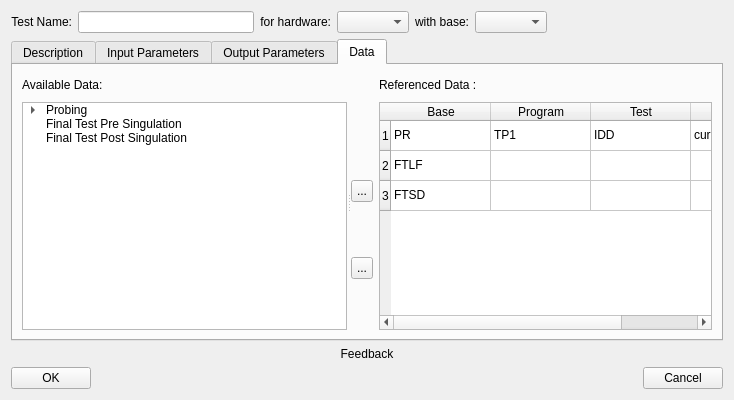
<?xml version="1.0" encoding="UTF-8"?>
<ui version="4.0">
 <class>NewTestWizard</class>
 <widget class="QDialog" name="NewTestWizard">
  <property name="geometry">
   <rect>
    <x>0</x>
    <y>0</y>
    <width>734</width>
    <height>400</height>
   </rect>
  </property>
  <property name="sizePolicy">
   <sizepolicy hsizetype="Fixed" vsizetype="Preferred">
    <horstretch>0</horstretch>
    <verstretch>0</verstretch>
   </sizepolicy>
  </property>
  <property name="minimumSize">
   <size>
    <width>734</width>
    <height>400</height>
   </size>
  </property>
  <property name="maximumSize">
   <size>
    <width>734</width>
    <height>16777215</height>
   </size>
  </property>
  <property name="windowTitle">
   <string>Dialog</string>
  </property>
  <layout class="QGridLayout" name="gridLayout_4">
   <item row="0" column="0">
    <layout class="QVBoxLayout" name="verticalLayout_2">
     <item>
      <layout class="QHBoxLayout" name="horizontalLayout">
       <item>
        <widget class="QLabel" name="label_3">
         <property name="text">
          <string>Test Name:</string>
         </property>
         <property name="alignment">
          <set>Qt::AlignRight|Qt::AlignTrailing|Qt::AlignVCenter</set>
         </property>
        </widget>
       </item>
       <item>
        <widget class="QLineEdit" name="TestName"/>
       </item>
       <item>
        <widget class="QLabel" name="label_6">
         <property name="text">
          <string>for hardware:</string>
         </property>
         <property name="alignment">
          <set>Qt::AlignRight|Qt::AlignTrailing|Qt::AlignVCenter</set>
         </property>
        </widget>
       </item>
       <item>
        <widget class="QComboBox" name="ForHardwareSetup"/>
       </item>
       <item>
        <widget class="QLabel" name="label_7">
         <property name="text">
          <string>with base:</string>
         </property>
         <property name="alignment">
          <set>Qt::AlignRight|Qt::AlignTrailing|Qt::AlignVCenter</set>
         </property>
        </widget>
       </item>
       <item>
        <widget class="QComboBox" name="WithBase"/>
       </item>
       <item>
        <spacer name="horizontalSpacer_2">
         <property name="orientation">
          <enum>Qt::Horizontal</enum>
         </property>
         <property name="sizeHint" stdset="0">
          <size>
           <width>40</width>
           <height>20</height>
          </size>
         </property>
        </spacer>
       </item>
      </layout>
     </item>
     <item>
      <widget class="QTabWidget" name="testTabs">
       <property name="currentIndex">
        <number>3</number>
       </property>
       <widget class="QWidget" name="descriptionTab">
        <attribute name="title">
         <string>Description</string>
        </attribute>
        <layout class="QGridLayout" name="gridLayout">
         <item row="0" column="0">
          <widget class="QTextEdit" name="description">
           <property name="font">
            <font>
             <family>Courier</family>
            </font>
           </property>
           <property name="html">
            <string>&lt;!DOCTYPE HTML PUBLIC &quot;-//W3C//DTD HTML 4.0//EN&quot; &quot;http://www.w3.org/TR/REC-html40/strict.dtd&quot;&gt;
&lt;html&gt;&lt;head&gt;&lt;meta name=&quot;qrichtext&quot; content=&quot;1&quot; /&gt;&lt;style type=&quot;text/css&quot;&gt;
p, li { white-space: pre-wrap; }
&lt;/style&gt;&lt;/head&gt;&lt;body style=&quot; font-family:'Courier'; font-size:8.25pt; font-weight:400; font-style:normal;&quot;&gt;
&lt;p style=&quot; margin-top:0px; margin-bottom:0px; margin-left:0px; margin-right:0px; -qt-block-indent:0; text-indent:0px;&quot;&gt;12345678901234567890123456789012345678901234567890123456789012345678901234567890&lt;/p&gt;
&lt;p style=&quot; margin-top:0px; margin-bottom:0px; margin-left:0px; margin-right:0px; -qt-block-indent:0; text-indent:0px;&quot;&gt;2        |         |         |         |         |         |         |         |&lt;/p&gt;
&lt;p style=&quot; margin-top:0px; margin-bottom:0px; margin-left:0px; margin-right:0px; -qt-block-indent:0; text-indent:0px;&quot;&gt;3&lt;/p&gt;
&lt;p style=&quot; margin-top:0px; margin-bottom:0px; margin-left:0px; margin-right:0px; -qt-block-indent:0; text-indent:0px;&quot;&gt;4&lt;/p&gt;
&lt;p style=&quot; margin-top:0px; margin-bottom:0px; margin-left:0px; margin-right:0px; -qt-block-indent:0; text-indent:0px;&quot;&gt;5&lt;/p&gt;
&lt;p style=&quot; margin-top:0px; margin-bottom:0px; margin-left:0px; margin-right:0px; -qt-block-indent:0; text-indent:0px;&quot;&gt;6&lt;/p&gt;
&lt;p style=&quot; margin-top:0px; margin-bottom:0px; margin-left:0px; margin-right:0px; -qt-block-indent:0; text-indent:0px;&quot;&gt;7&lt;/p&gt;
&lt;p style=&quot; margin-top:0px; margin-bottom:0px; margin-left:0px; margin-right:0px; -qt-block-indent:0; text-indent:0px;&quot;&gt;8&lt;/p&gt;
&lt;p style=&quot; margin-top:0px; margin-bottom:0px; margin-left:0px; margin-right:0px; -qt-block-indent:0; text-indent:0px;&quot;&gt;9&lt;/p&gt;
&lt;p style=&quot; margin-top:0px; margin-bottom:0px; margin-left:0px; margin-right:0px; -qt-block-indent:0; text-indent:0px;&quot;&gt;10&lt;/p&gt;
&lt;p style=&quot; margin-top:0px; margin-bottom:0px; margin-left:0px; margin-right:0px; -qt-block-indent:0; text-indent:0px;&quot;&gt;11&lt;/p&gt;
&lt;p style=&quot; margin-top:0px; margin-bottom:0px; margin-left:0px; margin-right:0px; -qt-block-indent:0; text-indent:0px;&quot;&gt;12&lt;/p&gt;
&lt;p style=&quot; margin-top:0px; margin-bottom:0px; margin-left:0px; margin-right:0px; -qt-block-indent:0; text-indent:0px;&quot;&gt;13&lt;/p&gt;
&lt;p style=&quot; margin-top:0px; margin-bottom:0px; margin-left:0px; margin-right:0px; -qt-block-indent:0; text-indent:0px;&quot;&gt;14&lt;/p&gt;
&lt;p style=&quot; margin-top:0px; margin-bottom:0px; margin-left:0px; margin-right:0px; -qt-block-indent:0; text-indent:0px;&quot;&gt;15&lt;/p&gt;&lt;/body&gt;&lt;/html&gt;</string>
           </property>
          </widget>
         </item>
        </layout>
       </widget>
       <widget class="QWidget" name="inputParametersTab">
        <attribute name="title">
         <string>Input Parameters</string>
        </attribute>
        <layout class="QGridLayout" name="gridLayout_2">
         <item row="0" column="0">
          <layout class="QHBoxLayout" name="horizontalLayout_4">
           <item>
            <widget class="QTableWidget" name="inputParameterTable">
             <row>
              <property name="text">
               <string>1</string>
              </property>
             </row>
             <row>
              <property name="text">
               <string>2</string>
              </property>
             </row>
             <row>
              <property name="text">
               <string>3</string>
              </property>
             </row>
             <column>
              <property name="text">
               <string>Name</string>
              </property>
              <property name="toolTip">
               <string>Give the input parameter a name</string>
              </property>
             </column>
             <column>
              <property name="text">
               <string>Min</string>
              </property>
              <property name="toolTip">
               <string>Minimum value for the parameter</string>
              </property>
              <property name="textAlignment">
               <set>AlignTrailing|AlignVCenter</set>
              </property>
             </column>
             <column>
              <property name="text">
               <string>Default</string>
              </property>
              <property name="toolTip">
               <string>Default value for the parameter</string>
              </property>
              <property name="textAlignment">
               <set>AlignCenter</set>
              </property>
             </column>
             <column>
              <property name="text">
               <string>Max</string>
              </property>
              <property name="toolTip">
               <string>Maximum value for the parameter</string>
              </property>
             </column>
             <column>
              <property name="text">
               <string>10˟</string>
              </property>
              <property name="toolTip">
               <string>Multiplier for Min, Default, Max (and later the Value)</string>
              </property>
              <property name="textAlignment">
               <set>AlignTrailing|AlignVCenter</set>
              </property>
             </column>
             <column>
              <property name="text">
               <string>Unit</string>
              </property>
              <property name="toolTip">
               <string>Unit of the parameter</string>
              </property>
              <property name="textAlignment">
               <set>AlignLeading|AlignVCenter</set>
              </property>
             </column>
             <item row="0" column="0">
              <property name="text">
               <string>Temperature</string>
              </property>
              <property name="font">
               <font>
                <weight>75</weight>
                <bold>true</bold>
               </font>
              </property>
              <property name="flags">
               <set>NoItemFlags</set>
              </property>
             </item>
             <item row="0" column="1">
              <property name="text">
               <string>-40</string>
              </property>
              <property name="textAlignment">
               <set>AlignTrailing|AlignVCenter</set>
              </property>
              <property name="flags">
               <set>ItemIsSelectable|ItemIsEditable|ItemIsEnabled</set>
              </property>
             </item>
             <item row="0" column="2">
              <property name="text">
               <string>25</string>
              </property>
              <property name="textAlignment">
               <set>AlignCenter</set>
              </property>
              <property name="flags">
               <set>ItemIsSelectable|ItemIsEditable|ItemIsEnabled</set>
              </property>
             </item>
             <item row="0" column="3">
              <property name="text">
               <string>+170</string>
              </property>
              <property name="flags">
               <set>ItemIsSelectable|ItemIsEditable|ItemIsEnabled</set>
              </property>
             </item>
             <item row="0" column="4">
              <property name="text">
               <string/>
              </property>
              <property name="textAlignment">
               <set>AlignTrailing|AlignVCenter</set>
              </property>
              <property name="flags">
               <set>NoItemFlags</set>
              </property>
             </item>
             <item row="0" column="5">
              <property name="text">
               <string>°C</string>
              </property>
              <property name="font">
               <font>
                <weight>75</weight>
                <bold>true</bold>
               </font>
              </property>
              <property name="flags">
               <set>NoItemFlags</set>
              </property>
             </item>
             <item row="1" column="0">
              <property name="text">
               <string>a</string>
              </property>
              <property name="flags">
               <set>ItemIsSelectable|ItemIsEditable|ItemIsEnabled</set>
              </property>
             </item>
             <item row="1" column="1">
              <property name="text">
               <string>0.1</string>
              </property>
              <property name="textAlignment">
               <set>AlignTrailing|AlignVCenter</set>
              </property>
              <property name="flags">
               <set>ItemIsSelectable|ItemIsEditable|ItemIsEnabled</set>
              </property>
             </item>
             <item row="1" column="2">
              <property name="text">
               <string>1</string>
              </property>
              <property name="textAlignment">
               <set>AlignCenter</set>
              </property>
              <property name="flags">
               <set>ItemIsSelectable|ItemIsEditable|ItemIsEnabled</set>
              </property>
             </item>
             <item row="1" column="3">
              <property name="text">
               <string>2.5</string>
              </property>
              <property name="flags">
               <set>ItemIsSelectable|ItemIsEditable|ItemIsEnabled</set>
              </property>
             </item>
             <item row="1" column="4">
              <property name="text">
               <string>m</string>
              </property>
              <property name="textAlignment">
               <set>AlignTrailing|AlignVCenter</set>
              </property>
              <property name="flags">
               <set>ItemIsSelectable|ItemIsEditable|ItemIsEnabled</set>
              </property>
             </item>
             <item row="1" column="5">
              <property name="text">
               <string>A</string>
              </property>
              <property name="flags">
               <set>ItemIsSelectable|ItemIsEditable|ItemIsEnabled</set>
              </property>
             </item>
             <item row="2" column="0">
              <property name="text">
               <string>b</string>
              </property>
              <property name="flags">
               <set>ItemIsSelectable|ItemIsEditable|ItemIsEnabled</set>
              </property>
             </item>
             <item row="2" column="1">
              <property name="text">
               <string>123.456</string>
              </property>
              <property name="textAlignment">
               <set>AlignTrailing|AlignVCenter</set>
              </property>
              <property name="flags">
               <set>ItemIsSelectable|ItemIsEditable|ItemIsEnabled</set>
              </property>
             </item>
             <item row="2" column="2">
              <property name="text">
               <string>123.456</string>
              </property>
              <property name="textAlignment">
               <set>AlignCenter</set>
              </property>
              <property name="flags">
               <set>ItemIsSelectable|ItemIsEditable|ItemIsEnabled</set>
              </property>
             </item>
             <item row="2" column="3">
              <property name="text">
               <string>123.456</string>
              </property>
              <property name="flags">
               <set>ItemIsSelectable|ItemIsEditable|ItemIsEnabled</set>
              </property>
             </item>
             <item row="2" column="4">
              <property name="text">
               <string>μ</string>
              </property>
              <property name="textAlignment">
               <set>AlignTrailing|AlignVCenter</set>
              </property>
              <property name="flags">
               <set>ItemIsSelectable|ItemIsEditable|ItemIsEnabled</set>
              </property>
             </item>
             <item row="2" column="5">
              <property name="text">
               <string>V</string>
              </property>
              <property name="flags">
               <set>ItemIsSelectable|ItemIsEditable|ItemIsEnabled</set>
              </property>
             </item>
            </widget>
           </item>
           <item>
            <layout class="QVBoxLayout" name="verticalLayout_3">
             <item>
              <widget class="QPushButton" name="inputParameterMoveUp">
               <property name="sizePolicy">
                <sizepolicy hsizetype="Fixed" vsizetype="Fixed">
                 <horstretch>0</horstretch>
                 <verstretch>0</verstretch>
                </sizepolicy>
               </property>
               <property name="minimumSize">
                <size>
                 <width>24</width>
                 <height>24</height>
                </size>
               </property>
               <property name="maximumSize">
                <size>
                 <width>24</width>
                 <height>24</height>
                </size>
               </property>
               <property name="toolTip">
                <string>move parameter up</string>
               </property>
               <property name="text">
                <string/>
               </property>
               <property name="iconSize">
                <size>
                 <width>24</width>
                 <height>24</height>
                </size>
               </property>
              </widget>
             </item>
             <item>
              <widget class="QPushButton" name="inputParameterAdd">
               <property name="sizePolicy">
                <sizepolicy hsizetype="Fixed" vsizetype="Fixed">
                 <horstretch>0</horstretch>
                 <verstretch>0</verstretch>
                </sizepolicy>
               </property>
               <property name="minimumSize">
                <size>
                 <width>24</width>
                 <height>24</height>
                </size>
               </property>
               <property name="maximumSize">
                <size>
                 <width>24</width>
                 <height>24</height>
                </size>
               </property>
               <property name="toolTip">
                <string>add parameter</string>
               </property>
               <property name="text">
                <string/>
               </property>
               <property name="iconSize">
                <size>
                 <width>24</width>
                 <height>24</height>
                </size>
               </property>
              </widget>
             </item>
             <item>
              <widget class="QPushButton" name="inputParameterDelete">
               <property name="sizePolicy">
                <sizepolicy hsizetype="Fixed" vsizetype="Fixed">
                 <horstretch>0</horstretch>
                 <verstretch>0</verstretch>
                </sizepolicy>
               </property>
               <property name="minimumSize">
                <size>
                 <width>24</width>
                 <height>24</height>
                </size>
               </property>
               <property name="maximumSize">
                <size>
                 <width>24</width>
                 <height>24</height>
                </size>
               </property>
               <property name="toolTip">
                <string>remove parameter</string>
               </property>
               <property name="text">
                <string/>
               </property>
               <property name="iconSize">
                <size>
                 <width>24</width>
                 <height>24</height>
                </size>
               </property>
              </widget>
             </item>
             <item>
              <widget class="QPushButton" name="inputParameterMoveDown">
               <property name="sizePolicy">
                <sizepolicy hsizetype="Fixed" vsizetype="Fixed">
                 <horstretch>0</horstretch>
                 <verstretch>0</verstretch>
                </sizepolicy>
               </property>
               <property name="minimumSize">
                <size>
                 <width>24</width>
                 <height>24</height>
                </size>
               </property>
               <property name="maximumSize">
                <size>
                 <width>24</width>
                 <height>24</height>
                </size>
               </property>
               <property name="toolTip">
                <string>move parameter down</string>
               </property>
               <property name="text">
                <string/>
               </property>
               <property name="iconSize">
                <size>
                 <width>24</width>
                 <height>24</height>
                </size>
               </property>
              </widget>
             </item>
            </layout>
           </item>
          </layout>
         </item>
        </layout>
       </widget>
       <widget class="QWidget" name="outputParametersTab">
        <attribute name="title">
         <string>Output Parameters</string>
        </attribute>
        <layout class="QGridLayout" name="gridLayout_3">
         <item row="0" column="0">
          <layout class="QHBoxLayout" name="horizontalLayout_2">
           <item>
            <widget class="QTableWidget" name="outputParameterTable">
             <attribute name="horizontalHeaderDefaultSectionSize">
              <number>50</number>
             </attribute>
             <row>
              <property name="text">
               <string>1</string>
              </property>
             </row>
             <row>
              <property name="text">
               <string>2</string>
              </property>
             </row>
             <row>
              <property name="text">
               <string>3</string>
              </property>
             </row>
             <row>
              <property name="text">
               <string>4</string>
              </property>
              <property name="textAlignment">
               <set>AlignLeading|AlignVCenter</set>
              </property>
             </row>
             <row>
              <property name="text">
               <string>5</string>
              </property>
             </row>
             <row>
              <property name="text">
               <string>6</string>
              </property>
             </row>
             <row>
              <property name="text">
               <string>7</string>
              </property>
             </row>
             <column>
              <property name="text">
               <string>Name</string>
              </property>
             </column>
             <column>
              <property name="text">
               <string>LSL</string>
              </property>
              <property name="textAlignment">
               <set>AlignTrailing|AlignVCenter</set>
              </property>
             </column>
             <column>
              <property name="text">
               <string>(LTL)</string>
              </property>
              <property name="textAlignment">
               <set>AlignCenter</set>
              </property>
             </column>
             <column>
              <property name="text">
               <string>Nom</string>
              </property>
              <property name="textAlignment">
               <set>AlignCenter</set>
              </property>
             </column>
             <column>
              <property name="text">
               <string>(UTL)</string>
              </property>
              <property name="textAlignment">
               <set>AlignCenter</set>
              </property>
             </column>
             <column>
              <property name="text">
               <string>USL</string>
              </property>
              <property name="textAlignment">
               <set>AlignLeading|AlignVCenter</set>
              </property>
             </column>
             <column>
              <property name="text">
               <string>10˟</string>
              </property>
              <property name="textAlignment">
               <set>AlignTrailing|AlignVCenter</set>
              </property>
             </column>
             <column>
              <property name="text">
               <string>Unit</string>
              </property>
             </column>
             <column>
              <property name="text">
               <string>fmt</string>
              </property>
              <property name="textAlignment">
               <set>AlignTrailing|AlignVCenter</set>
              </property>
             </column>
             <item row="0" column="0">
              <property name="text">
               <string>a</string>
              </property>
              <property name="flags">
               <set>ItemIsSelectable|ItemIsEditable|ItemIsEnabled</set>
              </property>
             </item>
             <item row="0" column="1">
              <property name="text">
               <string>123.123</string>
              </property>
              <property name="textAlignment">
               <set>AlignTrailing|AlignVCenter</set>
              </property>
              <property name="flags">
               <set>ItemIsSelectable|ItemIsEditable|ItemIsEnabled</set>
              </property>
             </item>
             <item row="0" column="2">
              <property name="text">
               <string>123.123</string>
              </property>
              <property name="textAlignment">
               <set>AlignCenter</set>
              </property>
              <property name="flags">
               <set>ItemIsSelectable|ItemIsEditable|ItemIsEnabled</set>
              </property>
             </item>
             <item row="0" column="3">
              <property name="text">
               <string>123.123</string>
              </property>
              <property name="textAlignment">
               <set>AlignCenter</set>
              </property>
              <property name="flags">
               <set>ItemIsSelectable|ItemIsEditable|ItemIsEnabled</set>
              </property>
             </item>
             <item row="0" column="4">
              <property name="text">
               <string>123.123</string>
              </property>
              <property name="textAlignment">
               <set>AlignCenter</set>
              </property>
              <property name="flags">
               <set>ItemIsSelectable|ItemIsEditable|ItemIsEnabled</set>
              </property>
             </item>
             <item row="0" column="5">
              <property name="text">
               <string>123.123</string>
              </property>
              <property name="flags">
               <set>ItemIsSelectable|ItemIsEditable|ItemIsEnabled</set>
              </property>
             </item>
             <item row="0" column="6">
              <property name="text">
               <string>M</string>
              </property>
              <property name="textAlignment">
               <set>AlignTrailing|AlignVCenter</set>
              </property>
             </item>
             <item row="0" column="7">
              <property name="text">
               <string>Hz</string>
              </property>
             </item>
             <item row="1" column="0">
              <property name="text">
               <string>b</string>
              </property>
             </item>
             <item row="1" column="6">
              <property name="text">
               <string>K</string>
              </property>
              <property name="textAlignment">
               <set>AlignTrailing|AlignVCenter</set>
              </property>
             </item>
             <item row="1" column="7">
              <property name="text">
               <string>Ω</string>
              </property>
             </item>
             <item row="2" column="0">
              <property name="text">
               <string>c</string>
              </property>
             </item>
             <item row="2" column="6">
              <property name="text">
               <string>μ</string>
              </property>
              <property name="textAlignment">
               <set>AlignTrailing|AlignVCenter</set>
              </property>
             </item>
             <item row="2" column="7">
              <property name="text">
               <string>A</string>
              </property>
             </item>
             <item row="3" column="0">
              <property name="text">
               <string>d</string>
              </property>
             </item>
             <item row="3" column="6">
              <property name="text">
               <string>η</string>
              </property>
              <property name="textAlignment">
               <set>AlignTrailing|AlignVCenter</set>
              </property>
             </item>
             <item row="3" column="7">
              <property name="text">
               <string>F</string>
              </property>
             </item>
             <item row="4" column="0">
              <property name="text">
               <string>e</string>
              </property>
             </item>
             <item row="5" column="0">
              <property name="text">
               <string>f</string>
              </property>
             </item>
             <item row="6" column="0">
              <property name="text">
               <string>g</string>
              </property>
             </item>
            </widget>
           </item>
           <item>
            <layout class="QVBoxLayout" name="verticalLayout">
             <item>
              <widget class="QPushButton" name="outputParameterMoveUp">
               <property name="sizePolicy">
                <sizepolicy hsizetype="Fixed" vsizetype="Fixed">
                 <horstretch>0</horstretch>
                 <verstretch>0</verstretch>
                </sizepolicy>
               </property>
               <property name="minimumSize">
                <size>
                 <width>24</width>
                 <height>24</height>
                </size>
               </property>
               <property name="maximumSize">
                <size>
                 <width>24</width>
                 <height>24</height>
                </size>
               </property>
               <property name="toolTip">
                <string>move parameter up</string>
               </property>
               <property name="text">
                <string/>
               </property>
               <property name="iconSize">
                <size>
                 <width>24</width>
                 <height>24</height>
                </size>
               </property>
              </widget>
             </item>
             <item>
              <widget class="QPushButton" name="outputParameterAdd">
               <property name="sizePolicy">
                <sizepolicy hsizetype="Fixed" vsizetype="Fixed">
                 <horstretch>0</horstretch>
                 <verstretch>0</verstretch>
                </sizepolicy>
               </property>
               <property name="minimumSize">
                <size>
                 <width>24</width>
                 <height>24</height>
                </size>
               </property>
               <property name="maximumSize">
                <size>
                 <width>24</width>
                 <height>24</height>
                </size>
               </property>
               <property name="toolTip">
                <string>add parameter</string>
               </property>
               <property name="text">
                <string/>
               </property>
               <property name="iconSize">
                <size>
                 <width>24</width>
                 <height>24</height>
                </size>
               </property>
              </widget>
             </item>
             <item>
              <widget class="QPushButton" name="outputParameterDelete">
               <property name="sizePolicy">
                <sizepolicy hsizetype="Fixed" vsizetype="Fixed">
                 <horstretch>0</horstretch>
                 <verstretch>0</verstretch>
                </sizepolicy>
               </property>
               <property name="minimumSize">
                <size>
                 <width>24</width>
                 <height>24</height>
                </size>
               </property>
               <property name="maximumSize">
                <size>
                 <width>24</width>
                 <height>24</height>
                </size>
               </property>
               <property name="toolTip">
                <string>remove parameter</string>
               </property>
               <property name="text">
                <string/>
               </property>
               <property name="iconSize">
                <size>
                 <width>24</width>
                 <height>24</height>
                </size>
               </property>
              </widget>
             </item>
             <item>
              <widget class="QPushButton" name="outputParameterMoveDown">
               <property name="sizePolicy">
                <sizepolicy hsizetype="Fixed" vsizetype="Fixed">
                 <horstretch>0</horstretch>
                 <verstretch>0</verstretch>
                </sizepolicy>
               </property>
               <property name="minimumSize">
                <size>
                 <width>24</width>
                 <height>24</height>
                </size>
               </property>
               <property name="maximumSize">
                <size>
                 <width>24</width>
                 <height>24</height>
                </size>
               </property>
               <property name="toolTip">
                <string>move parameter down</string>
               </property>
               <property name="text">
                <string/>
               </property>
               <property name="iconSize">
                <size>
                 <width>24</width>
                 <height>24</height>
                </size>
               </property>
              </widget>
             </item>
            </layout>
           </item>
          </layout>
         </item>
        </layout>
       </widget>
       <widget class="QWidget" name="dataTab">
        <attribute name="title">
         <string>Data</string>
        </attribute>
        <layout class="QGridLayout" name="gridLayout_5">
         <item row="0" column="0">
          <widget class="QSplitter" name="splitter">
           <property name="orientation">
            <enum>Qt::Horizontal</enum>
           </property>
           <widget class="QWidget" name="">
            <layout class="QVBoxLayout" name="verticalLayout_6">
             <item>
              <widget class="QLabel" name="label">
               <property name="sizePolicy">
                <sizepolicy hsizetype="Preferred" vsizetype="Fixed">
                 <horstretch>0</horstretch>
                 <verstretch>0</verstretch>
                </sizepolicy>
               </property>
               <property name="minimumSize">
                <size>
                 <width>0</width>
                 <height>22</height>
                </size>
               </property>
               <property name="maximumSize">
                <size>
                 <width>16777215</width>
                 <height>22</height>
                </size>
               </property>
               <property name="text">
                <string>Available Data:</string>
               </property>
              </widget>
             </item>
             <item>
              <widget class="QTreeWidget" name="treeWidget">
               <property name="selectionMode">
                <enum>QAbstractItemView::ExtendedSelection</enum>
               </property>
               <property name="headerHidden">
                <bool>true</bool>
               </property>
               <column>
                <property name="text">
                 <string>1</string>
                </property>
               </column>
               <item>
                <property name="text">
                 <string>Probing</string>
                </property>
                <item>
                 <property name="text">
                  <string>Test Probram 1</string>
                 </property>
                 <item>
                  <property name="text">
                   <string>Test 1</string>
                  </property>
                  <item>
                   <property name="text">
                    <string>Parameter1</string>
                   </property>
                  </item>
                  <item>
                   <property name="text">
                    <string>Parameter2</string>
                   </property>
                  </item>
                  <item>
                   <property name="text">
                    <string>Parameter3</string>
                   </property>
                  </item>
                 </item>
                 <item>
                  <property name="text">
                   <string>Test 2</string>
                  </property>
                 </item>
                 <item>
                  <property name="text">
                   <string>Test3</string>
                  </property>
                 </item>
                </item>
                <item>
                 <property name="text">
                  <string>Test Program 2</string>
                 </property>
                </item>
                <item>
                 <property name="text">
                  <string>Test Program 3</string>
                 </property>
                </item>
               </item>
               <item>
                <property name="text">
                 <string>Final Test Pre Singulation</string>
                </property>
               </item>
               <item>
                <property name="text">
                 <string>Final Test Post Singulation</string>
                </property>
               </item>
              </widget>
             </item>
            </layout>
           </widget>
           <widget class="QWidget" name="">
            <layout class="QHBoxLayout" name="horizontalLayout_5">
             <item>
              <layout class="QVBoxLayout" name="verticalLayout_4">
               <item>
                <widget class="QLabel" name="label_4">
                 <property name="sizePolicy">
                  <sizepolicy hsizetype="Fixed" vsizetype="Fixed">
                   <horstretch>0</horstretch>
                   <verstretch>0</verstretch>
                  </sizepolicy>
                 </property>
                 <property name="minimumSize">
                  <size>
                   <width>22</width>
                   <height>22</height>
                  </size>
                 </property>
                 <property name="maximumSize">
                  <size>
                   <width>22</width>
                   <height>22</height>
                  </size>
                 </property>
                 <property name="text">
                  <string/>
                 </property>
                </widget>
               </item>
               <item>
                <spacer name="verticalSpacer">
                 <property name="orientation">
                  <enum>Qt::Vertical</enum>
                 </property>
                 <property name="sizeType">
                  <enum>QSizePolicy::Minimum</enum>
                 </property>
                 <property name="sizeHint" stdset="0">
                  <size>
                   <width>20</width>
                   <height>20</height>
                  </size>
                 </property>
                </spacer>
               </item>
               <item>
                <widget class="QToolButton" name="addReferencedData">
                 <property name="minimumSize">
                  <size>
                   <width>22</width>
                   <height>22</height>
                  </size>
                 </property>
                 <property name="maximumSize">
                  <size>
                   <width>22</width>
                   <height>22</height>
                  </size>
                 </property>
                 <property name="text">
                  <string>...</string>
                 </property>
                </widget>
               </item>
               <item>
                <spacer name="verticalSpacer_2">
                 <property name="orientation">
                  <enum>Qt::Vertical</enum>
                 </property>
                 <property name="sizeType">
                  <enum>QSizePolicy::Minimum</enum>
                 </property>
                 <property name="sizeHint" stdset="0">
                  <size>
                   <width>20</width>
                   <height>20</height>
                  </size>
                 </property>
                </spacer>
               </item>
               <item>
                <widget class="QToolButton" name="removeReferencedData">
                 <property name="minimumSize">
                  <size>
                   <width>22</width>
                   <height>22</height>
                  </size>
                 </property>
                 <property name="maximumSize">
                  <size>
                   <width>22</width>
                   <height>22</height>
                  </size>
                 </property>
                 <property name="text">
                  <string>...</string>
                 </property>
                </widget>
               </item>
               <item>
                <spacer name="verticalSpacer_3">
                 <property name="orientation">
                  <enum>Qt::Vertical</enum>
                 </property>
                 <property name="sizeType">
                  <enum>QSizePolicy::Minimum</enum>
                 </property>
                 <property name="sizeHint" stdset="0">
                  <size>
                   <width>20</width>
                   <height>20</height>
                  </size>
                 </property>
                </spacer>
               </item>
              </layout>
             </item>
             <item>
              <layout class="QVBoxLayout" name="verticalLayout_5">
               <item>
                <widget class="QLabel" name="label_2">
                 <property name="sizePolicy">
                  <sizepolicy hsizetype="Minimum" vsizetype="Fixed">
                   <horstretch>0</horstretch>
                   <verstretch>0</verstretch>
                  </sizepolicy>
                 </property>
                 <property name="minimumSize">
                  <size>
                   <width>0</width>
                   <height>22</height>
                  </size>
                 </property>
                 <property name="maximumSize">
                  <size>
                   <width>16777215</width>
                   <height>22</height>
                  </size>
                 </property>
                 <property name="text">
                  <string>Referenced Data :</string>
                 </property>
                </widget>
               </item>
               <item>
                <widget class="QTableWidget" name="tableWidget">
                 <row>
                  <property name="text">
                   <string>1</string>
                  </property>
                 </row>
                 <row>
                  <property name="text">
                   <string>2</string>
                  </property>
                 </row>
                 <row>
                  <property name="text">
                   <string>3</string>
                  </property>
                 </row>
                 <column>
                  <property name="text">
                   <string>Base</string>
                  </property>
                 </column>
                 <column>
                  <property name="text">
                   <string>Program</string>
                  </property>
                 </column>
                 <column>
                  <property name="text">
                   <string>Test</string>
                  </property>
                 </column>
                 <column>
                  <property name="text">
                   <string>Parameter</string>
                  </property>
                 </column>
                 <item row="0" column="0">
                  <property name="text">
                   <string>PR</string>
                  </property>
                 </item>
                 <item row="0" column="1">
                  <property name="text">
                   <string>TP1</string>
                  </property>
                 </item>
                 <item row="0" column="2">
                  <property name="text">
                   <string>IDD</string>
                  </property>
                 </item>
                 <item row="0" column="3">
                  <property name="text">
                   <string>current</string>
                  </property>
                 </item>
                 <item row="1" column="0">
                  <property name="text">
                   <string>FTLF</string>
                  </property>
                 </item>
                 <item row="2" column="0">
                  <property name="text">
                   <string>FTSD</string>
                  </property>
                 </item>
                </widget>
               </item>
              </layout>
             </item>
            </layout>
           </widget>
          </widget>
         </item>
        </layout>
       </widget>
      </widget>
     </item>
     <item>
      <widget class="QLabel" name="Feedback">
       <property name="minimumSize">
        <size>
         <width>600</width>
         <height>0</height>
        </size>
       </property>
       <property name="text">
        <string>Feedback</string>
       </property>
       <property name="alignment">
        <set>Qt::AlignCenter</set>
       </property>
      </widget>
     </item>
     <item>
      <layout class="QHBoxLayout" name="horizontalLayout_3">
       <item>
        <widget class="QPushButton" name="OKButton">
         <property name="text">
          <string>OK</string>
         </property>
        </widget>
       </item>
       <item>
        <spacer name="horizontalSpacer">
         <property name="orientation">
          <enum>Qt::Horizontal</enum>
         </property>
         <property name="sizeHint" stdset="0">
          <size>
           <width>40</width>
           <height>20</height>
          </size>
         </property>
        </spacer>
       </item>
       <item>
        <widget class="QPushButton" name="CancelButton">
         <property name="text">
          <string>Cancel</string>
         </property>
        </widget>
       </item>
      </layout>
     </item>
    </layout>
   </item>
  </layout>
 </widget>
 <resources/>
 <connections/>
</ui>
